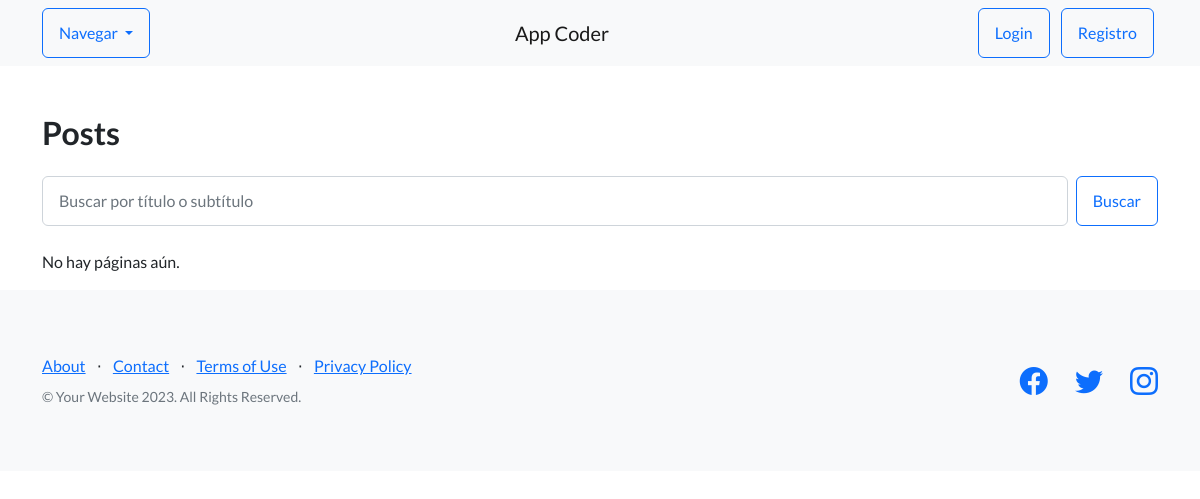
The page /pages/ on the database as committed earlier.
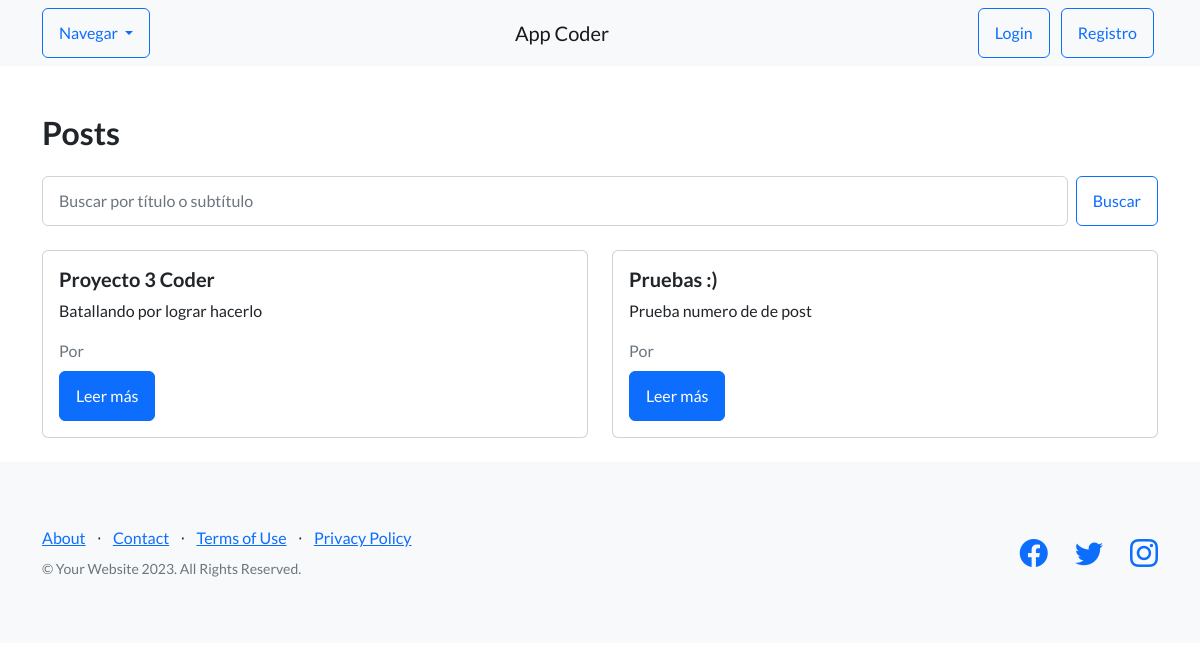
The same page on the database as committed later.
### blog/models.py (models this page shows, shortened)
class Post(models.Model):
    titulo = models.CharField(max_length=100)
    subtitulo = models.CharField(max_length=200)
    contenido = RichTextField()
    imagen = models.ImageField(upload_to='posts/', blank=True, null=True)
    fecha = models.DateTimeField(auto_now_add=True)
    author = models.ForeignKey(User, on_delete=models.CASCADE, related_name='blog_posts')  # Necesario si quieres saber quién publicó

### blog/views.py (the view)
# urls.py: path('', PostListView.as_view(), name='post-list'),  # lista de posts en /pages/
class PostListView(ListView):
    model = Post
    template_name = 'AppCoder/Blog/post_list.html'
    context_object_name = 'posts'
    def get_queryset(self):
        queryset = super().get_queryset()
        query = self.request.GET.get('q')
        if query:
            queryset = queryset.filter(
                Q(titulo__icontains=query) | Q(subtitulo__icontains=query)
            )
        return queryset

### AppCoder/templates/AppCoder/Blog/post_list.html (shortened to what this page needs)
{% extends 'AppCoder/Padre.html' %}
{% block content %}
<div class="container mt-5">
    <h2 class="mb-4">Posts</h2>
        <form method="get" class="mb-4 d-flex gap-2">
            <input type="text" name="q" class="form-control" placeholder="Buscar por título o subtítulo" value="{{ request.GET.q }}">
            <button class="btn btn-outline-primary" type="submit">Buscar</button>
        </form>
    {% if posts %}
        <div class="row">
            {% for post in posts %}
                <div class="col-md-6 mb-4">
                    <div class="card h-100">
                        <div class="card-body">
                            <h5 class="card-title">{{ post.titulo }}</h5>
                            <p class="card-text">{{ post.subtitulo }}</p>
                            <p class="text-muted mb-2">Por {{ post.autor.username }}</p>
                            <a href="{% url 'post-detail' post.pk %}" class="btn btn-primary">Leer más</a>
                        </div>
                    </div>
                </div>
            {% endfor %}
        </div>
    {% else %}
        <p>No hay páginas aún.</p>
    {% endif %}
</div>
{% endblock %}

Rows that differ between the two databases and show on the page:
added Post: titulo "Proyecto 3 Coder", subtitulo "Batallando por lograr hacerlo"
added Post: titulo "Pruebas :)", subtitulo "Prueba numero de de post"
Other text that changed with them:
text no longer shown: "No hay páginas aún."
